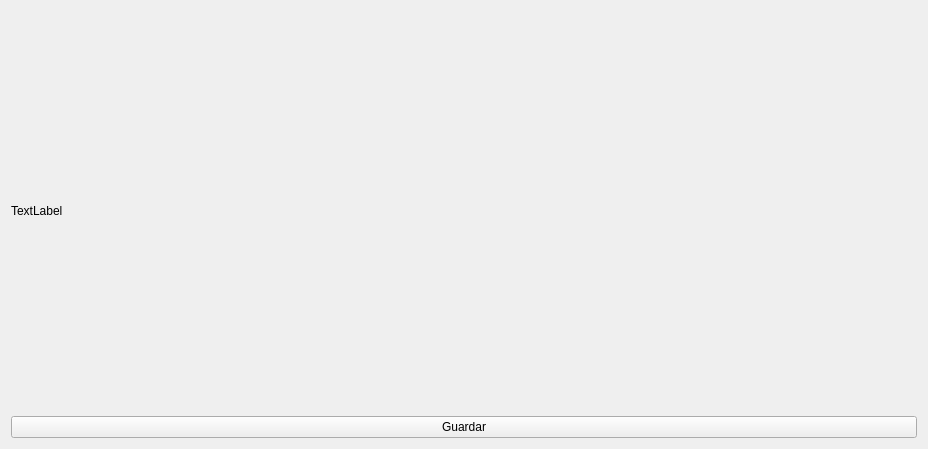
<?xml version="1.0" encoding="UTF-8"?>
<ui version="4.0">
 <class>histograma</class>
 <widget class="QWidget" name="histograma">
  <property name="geometry">
   <rect>
    <x>0</x>
    <y>0</y>
    <width>928</width>
    <height>449</height>
   </rect>
  </property>
  <property name="windowTitle">
   <string>BoxPlot</string>
  </property>
  <layout class="QVBoxLayout" name="verticalLayout">
   <item>
    <widget class="QLabel" name="label">
     <property name="text">
      <string>TextLabel</string>
     </property>
    </widget>
   </item>
   <item>
    <widget class="QPushButton" name="btnGuardar">
     <property name="text">
      <string>Guardar</string>
     </property>
    </widget>
   </item>
  </layout>
 </widget>
 <resources/>
 <connections/>
</ui>
